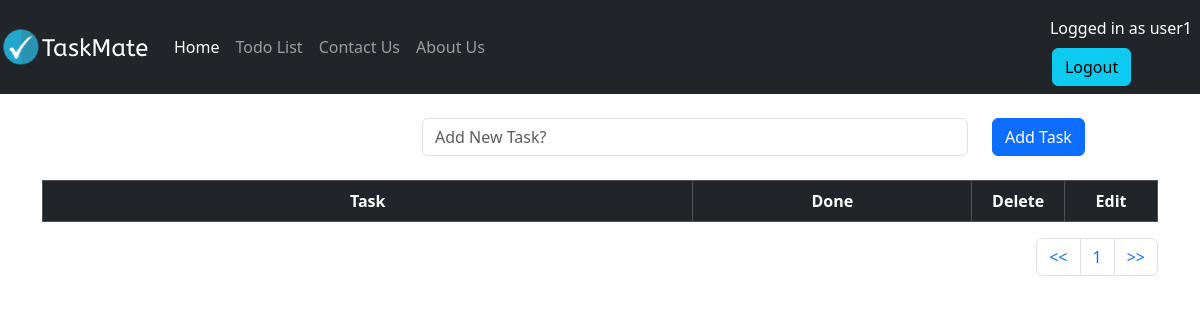
/todolist/ (signed in), run on an earlier commit of the app's database.
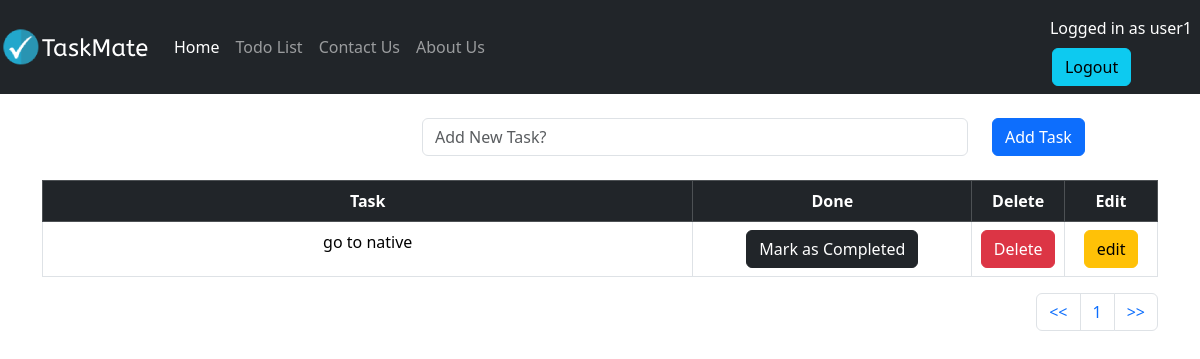
And on a later commit of the database.
### todolist_app/models.py (models this page shows, shortened)
class TaskList(models.Model):
    manage=models.ForeignKey(User,on_delete=models.CASCADE,default=None)
    task=models.CharField(max_length=300)
    done=models.BooleanField(default=False)
    class Meta:
        ordering= ['id']

### todolist_app/views.py (the view)
# urls.py: path('todolist/',include('todolist_app.urls')),
@login_required
def todolist(request):
   if request.method == 'POST':
      form=TaskForm(request.POST)
      if form.is_valid():
         instance=form.save(commit=False)
         instance.manage = request.user
         instance.save()
      messages.success(request,'Task Added Successfully !!!')
      return redirect('todolist')
   else:
      all_task=TaskList.objects.filter(manage=request.user)
      paginator = Paginator(all_task,5)
      page = request.GET.get('pg')
      all_task = paginator.get_page(page)
      return render(request,'todolist.html',{'all_task':all_task})

### todolist_app/templates/todolist.html (shortened to what this page needs)
{% extends "base.html" %}
{% block content %}
  <div class="container">
    <br>
    <form method="POST">
      <div class="row">
        <div class="col-lg-4"><label></label></div>
        <div class="col-lg-6">
          <input type="text" class="form-control" name="task" placeholder="Add New Task?" required>
        </div>
        <div class="col-lg-2">
          <button type="submit" class="btn btn-primary">Add Task</button>
        </div>
      </div>
    </form><br>
    <table class="table table-bordered text-center">
      <thead class="table-dark">
        <tr>
          <th class="col-7">Task</th>
          <th class="col-3">Done</th>
          <th class="col-1">Delete</th>
          <th class="col-1">Edit</th>
        </tr>
      </thead>
      <tbody>
        {% if all_task %}
          {% for obj in all_task %}
            {% if obj.done %}
              <tr class="table-success">
                <td class="col-7" ><del>{{obj.task}}</del></td>
                <td class="col-3"><a href="{% url 'pending_task' obj.id %}"><button type="button" class="btn btn-dark">Mark as Pending</button></a></td>
                <td class="col-1"><a href="{% url 'delete_task' obj.id %}"><button type="button" class="btn btn-danger">Delete</button></a></td>
                <td class="col-1"><a href="{% url 'edit_task' obj.id %}"><button type="button" class="btn btn-warning">edit</button></a></td>
              </tr>
            {% else %}
              <tr>
                <td class="col-7">{{obj.task}}</td>
                <td class="col-3"><a href="{% url 'complete_task' obj.id %}"><button type="button" class="btn btn-dark">Mark as Completed</button></a></td>
                <td class="col-1"><a href="{% url 'delete_task' obj.id %}"><button type="button" class="btn btn-danger">Delete</button></a></td>
                <td class="col-1"><a href="{% url 'edit_task' obj.id %}"><button type="button" class="btn btn-warning">edit</button></a></td>
              </tr>
            {% endif %}
          {% endfor %}
        {% endif %}
      </tbody>
    </table>
    <nav aria-label="Page navigation example">
      <ul class="pagination justify-content-end">
        <li class="page-item"><a class="page-link" href="?pg=1"><<</a></li>
        <li class="page-item"><a class="page-link" href="?pg={{all_task.number}}">{{all_task.number}}</a></li>
        <li class="page-item"><a class="page-link" href="?pg={{ all_task.paginator.num_pages }}">>></a></li>
      </ul>
    </nav>
  </div>
{% endblock content %}

What changed in the data, as far as the page shows it:
added TaskList: task "go to native"
